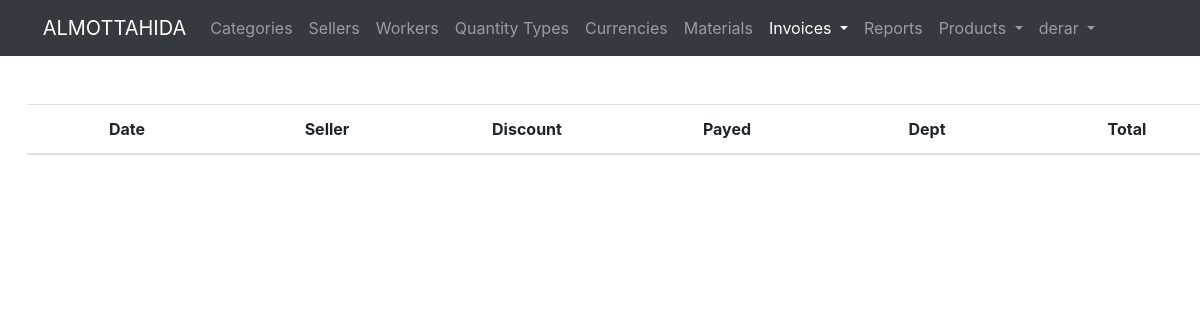
The app's page /invoice/all (signed in), older data.
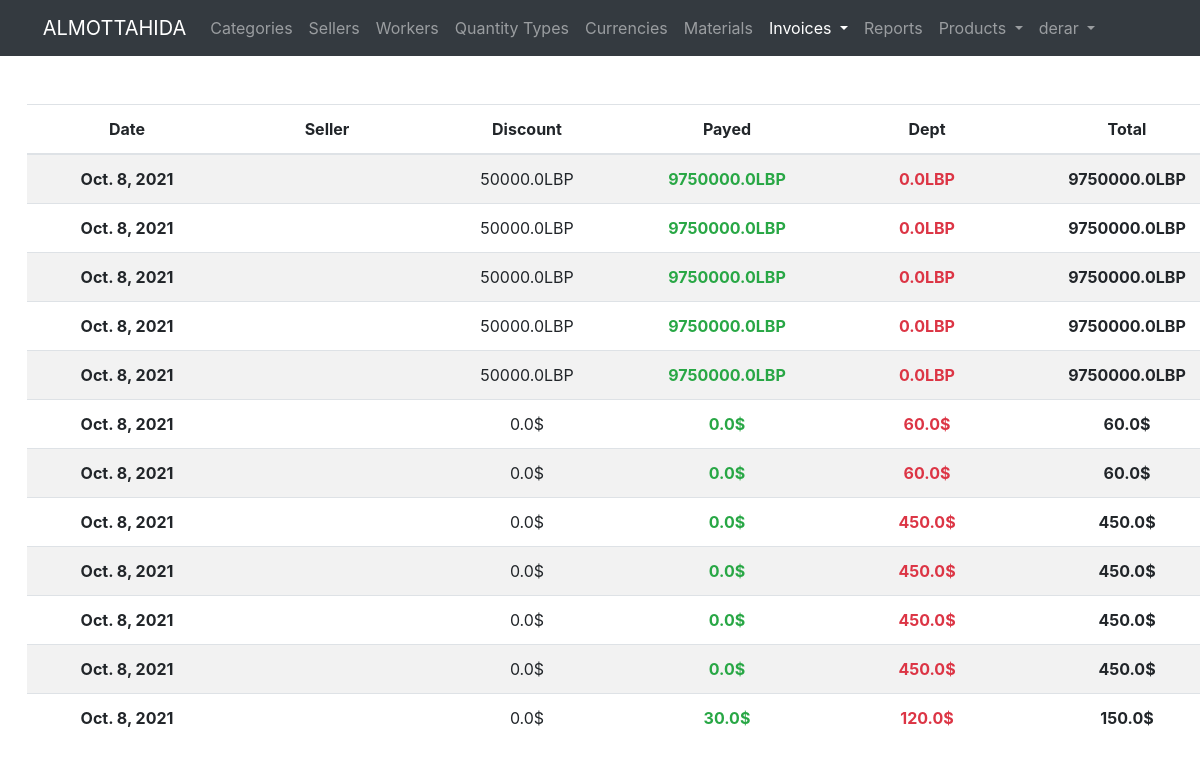
The same page, newer data.
### product/models.py (models this page shows)
class Invoice(models.Model):
    total = models.FloatField()
    discount = models.FloatField()
    payed = models.FloatField()
    expected_earn = models.FloatField(blank=True, null=True)
    earn = models.FloatField(blank=True, null=True)
    dept = models.FloatField()
    date_published = models.DateTimeField(auto_now_add=True)
    currency = models.ForeignKey(Currency, on_delete=models.SET_NULL, null=True)
    seller = models.ForeignKey(Seller, on_delete=models.SET_NULL, null=True)
    worker = models.ForeignKey(Worker, on_delete=models.SET_NULL, null=True)
    paydate = models.DateField()

class Currency(models.Model):
    name = models.CharField(max_length=30, unique=True)
    value = models.FloatField()
    rate = models.FloatField()
    def __str__(self):
        return self.name

### product/views.py (the view)
# urls.py: path("invoice/all", views.all_invoices, name='invoice.all'),
@login_required(login_url=LOGIN_URL)
def all_invoices(request):
    invoices = Invoice.objects.all()
    return render(request, "invoice/all.html", {"invoices": invoices})

### templates/invoice/all.html (shortened to what this page needs)
{% extends "base.html" %}
{% block content %}
    <table class="table table-responsive-md table-striped">
        <thead>
        <tr>
            <th>Date</th>
            <th>Seller</th>
            <th>Discount</th>
            <th>Payed</th>
            <th>Dept</th>
            <th>Total</th>
        </tr>
        </thead>
        <tbody>
        {% for invoice in invoices %}
            <tr>
                <th>{{ invoice.date_published|date }}</th>
                <th>
                </th>
                <td>{{ invoice.discount }}{{ invoice.currency }}</td>
                <th class="text-success">{{ invoice.payed }}{{ invoice.currency }}</th>
                <th class="text-danger">{{ invoice.dept }}{{ invoice.currency }}</th>
                <th>{{ invoice.total }}{{ invoice.currency }}</th>
            </tr>
        {% endfor %}
        </tbody>
    </table>
{% endblock %}

Row changes from the older to the newer data that the page shows:
added Invoice: date_published "Oct. 8, 2021", discount "50000.0", currency "LBP", payed "9750000.0", dept "0.0", total "9750000.0"
added Invoice: date_published "Oct. 8, 2021", discount "50000.0", currency "LBP", payed "9750000.0", dept "0.0", total "9750000.0"
added Invoice: date_published "Oct. 8, 2021", discount "50000.0", currency "LBP", payed "9750000.0", dept "0.0", total "9750000.0"
added Invoice: date_published "Oct. 8, 2021", discount "50000.0", currency "LBP", payed "9750000.0", dept "0.0", total "9750000.0"
added Invoice: date_published "Oct. 8, 2021", discount "50000.0", currency "LBP", payed "9750000.0", dept "0.0", total "9750000.0"
added Invoice: date_published "Oct. 8, 2021", discount "0.0", currency "$", payed "0.0", dept "60.0", total "60.0"
added Invoice: date_published "Oct. 8, 2021", discount "0.0", currency "$", payed "0.0", dept "60.0", total "60.0"
added Invoice: date_published "Oct. 8, 2021", discount "0.0", currency "$", payed "0.0", dept "450.0", total "450.0"
added Invoice: date_published "Oct. 8, 2021", discount "0.0", currency "$", payed "0.0", dept "450.0", total "450.0"
added Invoice: date_published "Oct. 8, 2021", discount "0.0", currency "$", payed "0.0", dept "450.0", total "450.0"
added Invoice: date_published "Oct. 8, 2021", discount "0.0", currency "$", payed "0.0", dept "450.0", total "450.0"
added Invoice: date_published "Oct. 8, 2021", discount "0.0", currency "$", payed "30.0", dept "120.0", total "150.0"
